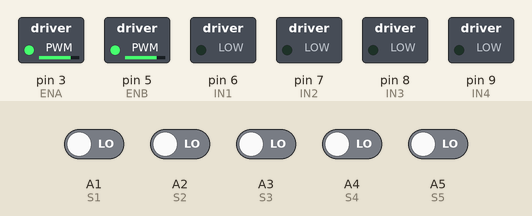
Bench run of a sketch on a simulated Arduino Uno, built with avr-gcc and run on an emulated ATmega328P. Shown: switched loads named in the sketch (green lamp = pin HIGH). The inputs (shaded band) are chosen by the test bench; at power-on: A1 (S1), A2 (S2), A3 (S3), A4 (S4), A5 (S5) LOW.

Above: at 1.2 s.
1.3 s: A1 (S1) driven HIGH
At 2.5 s:
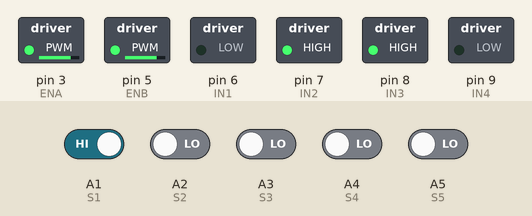
2.8 s: A3 (S3) driven HIGH
At 3.6 s:
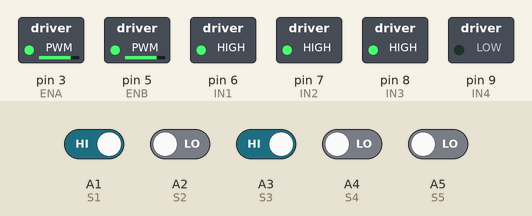
4.3 s: A5 (S5) driven HIGH
At 4.8 s:
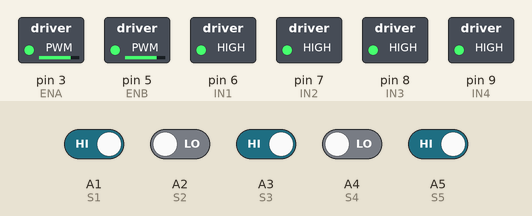
5.8 s: A1 (S1) driven LOW
At 7.0 s:
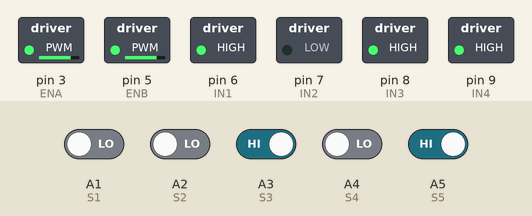
7.3 s: A3 (S3) driven LOW
At 8.3 s:
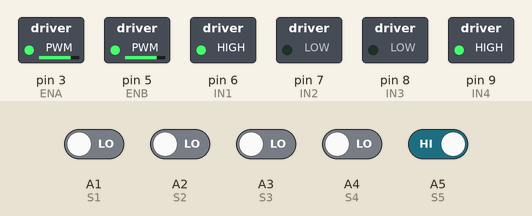
8.8 s: A5 (S5) driven LOW
At 9.4 s:
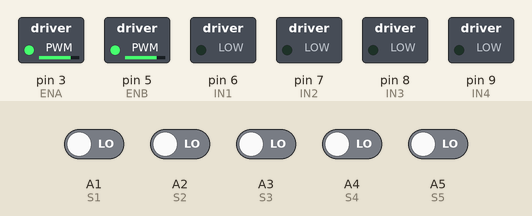
Timing chart, 0 to 11.3 s (numbered marks = the images above; inputs shaded):
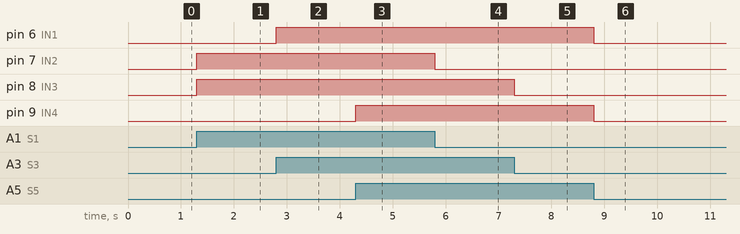

Measured:
- after the input at 1.3 s, pin 7 (IN2), pin 8 (IN3): LOW → HIGH at once
- after the input at 2.8 s, pin 6 (IN1): LOW → HIGH at once
- after the input at 4.3 s, pin 9 (IN4): LOW → HIGH at once
- after the input at 5.8 s, pin 7 (IN2): HIGH → LOW at once
- after the input at 7.3 s, pin 8 (IN3): HIGH → LOW at once
- after the input at 8.8 s, pin 6 (IN1), pin 9 (IN4): HIGH → LOW at once

The sketch:

LineTracerV2.5.ino
```cpp
//Sensor pin
const int S1 = A1;
const int S2 = A2;
const int S3 = A3;
const int S4 = A4;
const int S5 = A5;

//Motor pin
const int ENA = 3;
const int ENB = 5;
const int IN1 = 6;
const int IN2 = 7;
const int IN3 = 8;
const int IN4 = 9;

void setup() {
  pinMode(S1, INPUT);
  pinMode(S2, INPUT);
  pinMode(S3, INPUT);
  pinMode(S4, INPUT);
  pinMode(S5, INPUT);

  pinMode(ENA, OUTPUT);
  pinMode(ENB, OUTPUT);
  pinMode(IN1, OUTPUT);
  pinMode(IN2, OUTPUT);
  pinMode(IN3, OUTPUT);
  pinMode(IN4, OUTPUT);

  analogWrite(ENA, 200);
  analogWrite(ENB, 200);
}

void loop() {
  if (digitalRead(S3) || digitalRead(S4) || digitalRead(S5))  digitalWrite(IN1, HIGH);
  else                                                        digitalWrite(IN1, LOW);

  if (digitalRead(S1))                                        digitalWrite(IN2, HIGH);
  else                                                        digitalWrite(IN2, LOW);

  if (digitalRead(S1) || digitalRead(S2) || digitalRead(S3))  digitalWrite(IN3, HIGH);
  else                                                        digitalWrite(IN3, LOW);

  if (digitalRead(S5))                                        digitalWrite(IN4, HIGH);
  else                                                        digitalWrite(IN4, LOW);
}
```
